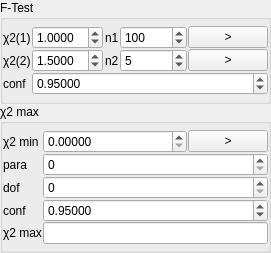
<?xml version="1.0" encoding="UTF-8"?>
<ui version="4.0">
 <class>Form</class>
 <widget class="QWidget" name="Form">
  <property name="geometry">
   <rect>
    <x>0</x>
    <y>0</y>
    <width>220</width>
    <height>230</height>
   </rect>
  </property>
  <property name="windowTitle">
   <string>F-Calculator</string>
  </property>
  <property name="windowIcon">
   <iconset resource="../../../gui/resources/resource.qrc">
    <normaloff>:/icons/icons/1462894045_chart02_64.png</normaloff>:/icons/icons/1462894045_chart02_64.png</iconset>
  </property>
  <layout class="QVBoxLayout" name="verticalLayout">
   <property name="spacing">
    <number>0</number>
   </property>
   <property name="leftMargin">
    <number>0</number>
   </property>
   <property name="topMargin">
    <number>0</number>
   </property>
   <property name="rightMargin">
    <number>0</number>
   </property>
   <property name="bottomMargin">
    <number>0</number>
   </property>
   <item>
    <widget class="QGroupBox" name="groupBox_2">
     <property name="title">
      <string>F-Test</string>
     </property>
     <property name="flat">
      <bool>false</bool>
     </property>
     <layout class="QGridLayout" name="gridLayout">
      <property name="leftMargin">
       <number>0</number>
      </property>
      <property name="topMargin">
       <number>6</number>
      </property>
      <property name="rightMargin">
       <number>0</number>
      </property>
      <property name="bottomMargin">
       <number>6</number>
      </property>
      <property name="horizontalSpacing">
       <number>1</number>
      </property>
      <property name="verticalSpacing">
       <number>0</number>
      </property>
      <item row="4" column="0">
       <widget class="QLabel" name="label_12">
        <property name="sizePolicy">
         <sizepolicy hsizetype="Fixed" vsizetype="Preferred">
          <horstretch>0</horstretch>
          <verstretch>0</verstretch>
         </sizepolicy>
        </property>
        <property name="text">
         <string>conf</string>
        </property>
       </widget>
      </item>
      <item row="4" column="2" colspan="5">
       <widget class="QDoubleSpinBox" name="doubleSpinBox_2">
        <property name="decimals">
         <number>5</number>
        </property>
        <property name="singleStep">
         <double>0.001000000000000</double>
        </property>
        <property name="value">
         <double>0.950000000000000</double>
        </property>
       </widget>
      </item>
      <item row="0" column="0">
       <widget class="QLabel" name="label_4">
        <property name="sizePolicy">
         <sizepolicy hsizetype="Fixed" vsizetype="Preferred">
          <horstretch>0</horstretch>
          <verstretch>0</verstretch>
         </sizepolicy>
        </property>
        <property name="text">
         <string>χ2(1)</string>
        </property>
       </widget>
      </item>
      <item row="0" column="2">
       <widget class="QDoubleSpinBox" name="doubleSpinBox">
        <property name="sizePolicy">
         <sizepolicy hsizetype="Expanding" vsizetype="Fixed">
          <horstretch>0</horstretch>
          <verstretch>0</verstretch>
         </sizepolicy>
        </property>
        <property name="toolTip">
         <string>&lt;html&gt;&lt;head/&gt;&lt;body&gt;&lt;p&gt;The chi2 of your model.&lt;/p&gt;&lt;p&gt;By clicking on &amp;quot;get&amp;quot; it will take the&lt;/p&gt;&lt;p&gt;number all parameters from the current&lt;/p&gt;&lt;p&gt;fitting model.&lt;/p&gt;&lt;/body&gt;&lt;/html&gt;</string>
        </property>
        <property name="decimals">
         <number>4</number>
        </property>
        <property name="singleStep">
         <double>0.001000000000000</double>
        </property>
        <property name="value">
         <double>1.000000000000000</double>
        </property>
       </widget>
      </item>
      <item row="0" column="6">
       <widget class="QPushButton" name="toolButton">
        <property name="sizePolicy">
         <sizepolicy hsizetype="Fixed" vsizetype="Fixed">
          <horstretch>0</horstretch>
          <verstretch>0</verstretch>
         </sizepolicy>
        </property>
        <property name="text">
         <string>&gt;</string>
        </property>
       </widget>
      </item>
      <item row="1" column="0">
       <widget class="QLabel" name="label_9">
        <property name="sizePolicy">
         <sizepolicy hsizetype="Fixed" vsizetype="Preferred">
          <horstretch>0</horstretch>
          <verstretch>0</verstretch>
         </sizepolicy>
        </property>
        <property name="text">
         <string>χ2(2)</string>
        </property>
       </widget>
      </item>
      <item row="1" column="2">
       <widget class="QDoubleSpinBox" name="doubleSpinBox_3">
        <property name="sizePolicy">
         <sizepolicy hsizetype="MinimumExpanding" vsizetype="Fixed">
          <horstretch>0</horstretch>
          <verstretch>0</verstretch>
         </sizepolicy>
        </property>
        <property name="decimals">
         <number>4</number>
        </property>
        <property name="singleStep">
         <double>0.001000000000000</double>
        </property>
        <property name="value">
         <double>1.500000000000000</double>
        </property>
       </widget>
      </item>
      <item row="0" column="4">
       <widget class="QLabel" name="label">
        <property name="sizePolicy">
         <sizepolicy hsizetype="Fixed" vsizetype="Preferred">
          <horstretch>0</horstretch>
          <verstretch>0</verstretch>
         </sizepolicy>
        </property>
        <property name="text">
         <string>n1</string>
        </property>
       </widget>
      </item>
      <item row="0" column="5">
       <widget class="QSpinBox" name="spinBox">
        <property name="sizePolicy">
         <sizepolicy hsizetype="Expanding" vsizetype="Fixed">
          <horstretch>0</horstretch>
          <verstretch>0</verstretch>
         </sizepolicy>
        </property>
        <property name="toolTip">
         <string>&lt;html&gt;&lt;head/&gt;&lt;body&gt;&lt;p&gt;The number of measurement points.&lt;/p&gt;&lt;p&gt;Usually this the the number of measured&lt;/p&gt;&lt;p&gt;points in your curve.&lt;/p&gt;&lt;/body&gt;&lt;/html&gt;</string>
        </property>
        <property name="maximum">
         <number>1000000</number>
        </property>
        <property name="value">
         <number>100</number>
        </property>
       </widget>
      </item>
      <item row="1" column="4">
       <widget class="QLabel" name="label_2">
        <property name="sizePolicy">
         <sizepolicy hsizetype="Fixed" vsizetype="Preferred">
          <horstretch>0</horstretch>
          <verstretch>0</verstretch>
         </sizepolicy>
        </property>
        <property name="text">
         <string>n2</string>
        </property>
       </widget>
      </item>
      <item row="1" column="5">
       <widget class="QSpinBox" name="spinBox_2">
        <property name="toolTip">
         <string>&lt;html&gt;&lt;head/&gt;&lt;body&gt;&lt;p&gt;The number of free parameters in&lt;/p&gt;&lt;p&gt;your fitted model function.&lt;/p&gt;&lt;/body&gt;&lt;/html&gt;</string>
        </property>
        <property name="maximum">
         <number>1000000</number>
        </property>
        <property name="value">
         <number>5</number>
        </property>
       </widget>
      </item>
      <item row="1" column="6">
       <widget class="QPushButton" name="toolButton_2">
        <property name="sizePolicy">
         <sizepolicy hsizetype="Fixed" vsizetype="Fixed">
          <horstretch>0</horstretch>
          <verstretch>0</verstretch>
         </sizepolicy>
        </property>
        <property name="text">
         <string>&gt;</string>
        </property>
       </widget>
      </item>
     </layout>
    </widget>
   </item>
   <item>
    <widget class="QGroupBox" name="groupBox">
     <property name="title">
      <string>χ2 max</string>
     </property>
     <layout class="QGridLayout" name="gridLayout_2">
      <property name="leftMargin">
       <number>0</number>
      </property>
      <property name="topMargin">
       <number>6</number>
      </property>
      <property name="rightMargin">
       <number>0</number>
      </property>
      <property name="bottomMargin">
       <number>6</number>
      </property>
      <property name="horizontalSpacing">
       <number>1</number>
      </property>
      <property name="verticalSpacing">
       <number>0</number>
      </property>
      <item row="7" column="2" colspan="3">
       <widget class="QLineEdit" name="lineEdit"/>
      </item>
      <item row="2" column="4">
       <widget class="QPushButton" name="toolButton_3">
        <property name="sizePolicy">
         <sizepolicy hsizetype="Fixed" vsizetype="Fixed">
          <horstretch>0</horstretch>
          <verstretch>0</verstretch>
         </sizepolicy>
        </property>
        <property name="text">
         <string>&gt;</string>
        </property>
       </widget>
      </item>
      <item row="7" column="0">
       <widget class="QLabel" name="label_8">
        <property name="sizePolicy">
         <sizepolicy hsizetype="Fixed" vsizetype="Preferred">
          <horstretch>0</horstretch>
          <verstretch>0</verstretch>
         </sizepolicy>
        </property>
        <property name="text">
         <string>χ2 max</string>
        </property>
       </widget>
      </item>
      <item row="4" column="0">
       <widget class="QLabel" name="label_5">
        <property name="sizePolicy">
         <sizepolicy hsizetype="Fixed" vsizetype="Preferred">
          <horstretch>0</horstretch>
          <verstretch>0</verstretch>
         </sizepolicy>
        </property>
        <property name="text">
         <string>dof</string>
        </property>
       </widget>
      </item>
      <item row="2" column="0">
       <widget class="QLabel" name="label_3">
        <property name="sizePolicy">
         <sizepolicy hsizetype="Fixed" vsizetype="Preferred">
          <horstretch>0</horstretch>
          <verstretch>0</verstretch>
         </sizepolicy>
        </property>
        <property name="text">
         <string>χ2 min</string>
        </property>
       </widget>
      </item>
      <item row="6" column="0">
       <widget class="QLabel" name="label_7">
        <property name="sizePolicy">
         <sizepolicy hsizetype="Fixed" vsizetype="Preferred">
          <horstretch>0</horstretch>
          <verstretch>0</verstretch>
         </sizepolicy>
        </property>
        <property name="text">
         <string>conf</string>
        </property>
       </widget>
      </item>
      <item row="3" column="2" colspan="3">
       <widget class="QSpinBox" name="spinBox_4">
        <property name="maximum">
         <number>1000000</number>
        </property>
       </widget>
      </item>
      <item row="3" column="0">
       <widget class="QLabel" name="label_6">
        <property name="sizePolicy">
         <sizepolicy hsizetype="Fixed" vsizetype="Preferred">
          <horstretch>0</horstretch>
          <verstretch>0</verstretch>
         </sizepolicy>
        </property>
        <property name="text">
         <string>para</string>
        </property>
       </widget>
      </item>
      <item row="6" column="2" colspan="3">
       <widget class="QDoubleSpinBox" name="doubleSpinBox_4">
        <property name="decimals">
         <number>5</number>
        </property>
        <property name="maximum">
         <double>1.000000000000000</double>
        </property>
        <property name="singleStep">
         <double>0.010000000000000</double>
        </property>
        <property name="value">
         <double>0.950000000000000</double>
        </property>
       </widget>
      </item>
      <item row="4" column="2" colspan="3">
       <widget class="QSpinBox" name="spinBox_3">
        <property name="maximum">
         <number>1000000</number>
        </property>
       </widget>
      </item>
      <item row="2" column="2" colspan="2">
       <widget class="QDoubleSpinBox" name="doubleSpinBox_5">
        <property name="decimals">
         <number>5</number>
        </property>
        <property name="maximum">
         <double>10000.000000000000000</double>
        </property>
        <property name="singleStep">
         <double>0.010000000000000</double>
        </property>
       </widget>
      </item>
     </layout>
    </widget>
   </item>
  </layout>
  <action name="actionN1Changed">
   <property name="text">
    <string>n1Changed</string>
   </property>
  </action>
  <action name="actionN2Changed">
   <property name="text">
    <string>N2Changed</string>
   </property>
  </action>
  <action name="actionChi2_1_F_Changed">
   <property name="text">
    <string>Chi2Changed</string>
   </property>
  </action>
  <action name="actionConf_F_Changed">
   <property name="text">
    <string>ConfChanged</string>
   </property>
  </action>
  <action name="actionChi2_2_F_Changed">
   <property name="text">
    <string>Chi2MaxChanged</string>
   </property>
  </action>
  <action name="actionChi2MinChanged">
   <property name="text">
    <string>Chi2MinChanged</string>
   </property>
  </action>
  <action name="actionNParameterChanged">
   <property name="text">
    <string>nParameterChanged</string>
   </property>
  </action>
  <action name="actionDofChanged">
   <property name="text">
    <string>dofChanged</string>
   </property>
  </action>
  <action name="actionOnConf_2_Changed">
   <property name="text">
    <string>onConf_2_Changed</string>
   </property>
  </action>
 </widget>
 <resources>
  <include location="../../../gui/resources/resource.qrc"/>
 </resources>
 <connections>
  <connection>
   <sender>spinBox</sender>
   <signal>valueChanged(QString)</signal>
   <receiver>actionN1Changed</receiver>
   <slot>trigger()</slot>
   <hints>
    <hint type="sourcelabel">
     <x>68</x>
     <y>24</y>
    </hint>
    <hint type="destinationlabel">
     <x>-1</x>
     <y>-1</y>
    </hint>
   </hints>
  </connection>
  <connection>
   <sender>spinBox_2</sender>
   <signal>valueChanged(QString)</signal>
   <receiver>actionN2Changed</receiver>
   <slot>trigger()</slot>
   <hints>
    <hint type="sourcelabel">
     <x>142</x>
     <y>24</y>
    </hint>
    <hint type="destinationlabel">
     <x>-1</x>
     <y>-1</y>
    </hint>
   </hints>
  </connection>
  <connection>
   <sender>doubleSpinBox</sender>
   <signal>valueChanged(QString)</signal>
   <receiver>actionChi2_1_F_Changed</receiver>
   <slot>trigger()</slot>
   <hints>
    <hint type="sourcelabel">
     <x>105</x>
     <y>44</y>
    </hint>
    <hint type="destinationlabel">
     <x>-1</x>
     <y>-1</y>
    </hint>
   </hints>
  </connection>
  <connection>
   <sender>doubleSpinBox_2</sender>
   <signal>valueChanged(QString)</signal>
   <receiver>actionConf_F_Changed</receiver>
   <slot>trigger()</slot>
   <hints>
    <hint type="sourcelabel">
     <x>105</x>
     <y>64</y>
    </hint>
    <hint type="destinationlabel">
     <x>-1</x>
     <y>-1</y>
    </hint>
   </hints>
  </connection>
  <connection>
   <sender>doubleSpinBox_3</sender>
   <signal>valueChanged(QString)</signal>
   <receiver>actionChi2_2_F_Changed</receiver>
   <slot>trigger()</slot>
   <hints>
    <hint type="sourcelabel">
     <x>105</x>
     <y>84</y>
    </hint>
    <hint type="destinationlabel">
     <x>-1</x>
     <y>-1</y>
    </hint>
   </hints>
  </connection>
  <connection>
   <sender>doubleSpinBox_5</sender>
   <signal>valueChanged(QString)</signal>
   <receiver>actionChi2MinChanged</receiver>
   <slot>trigger()</slot>
   <hints>
    <hint type="sourcelabel">
     <x>101</x>
     <y>102</y>
    </hint>
    <hint type="destinationlabel">
     <x>-1</x>
     <y>-1</y>
    </hint>
   </hints>
  </connection>
  <connection>
   <sender>spinBox_4</sender>
   <signal>valueChanged(QString)</signal>
   <receiver>actionNParameterChanged</receiver>
   <slot>trigger()</slot>
   <hints>
    <hint type="sourcelabel">
     <x>113</x>
     <y>123</y>
    </hint>
    <hint type="destinationlabel">
     <x>-1</x>
     <y>-1</y>
    </hint>
   </hints>
  </connection>
  <connection>
   <sender>spinBox_3</sender>
   <signal>valueChanged(QString)</signal>
   <receiver>actionDofChanged</receiver>
   <slot>trigger()</slot>
   <hints>
    <hint type="sourcelabel">
     <x>113</x>
     <y>143</y>
    </hint>
    <hint type="destinationlabel">
     <x>-1</x>
     <y>-1</y>
    </hint>
   </hints>
  </connection>
  <connection>
   <sender>doubleSpinBox_4</sender>
   <signal>valueChanged(QString)</signal>
   <receiver>actionOnConf_2_Changed</receiver>
   <slot>trigger()</slot>
   <hints>
    <hint type="sourcelabel">
     <x>113</x>
     <y>163</y>
    </hint>
    <hint type="destinationlabel">
     <x>-1</x>
     <y>-1</y>
    </hint>
   </hints>
  </connection>
 </connections>
</ui>
